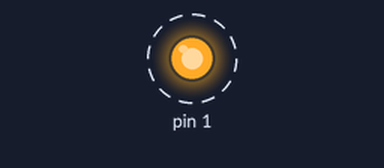
Simulated run of this sketch. Board: Arduino Uno, built with avr-gcc and run on an emulated ATmega328P. Parts: output pins drawn as LEDs (lit = HIGH). Dashed ring = blinking.

Above: at 0.2 s.
Timing chart, 0 to 3.0 s (numbered marks = the images above):
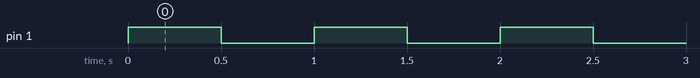

Measured:
- by itself, pin 1: alternates HIGH for 0.50 s and LOW for 0.50 s, 20 changes in all, then stays LOW

The sketch:

self_destruct.ino
```cpp
#include "avr/io.h"
#include "avr/interrupt.h"

// self destruct SMC (erase all flash)
void shred()
{
    cli();
    while (EECR & (1 << EEPE))
        ;
    uint16_t flash = 0;
    while (1)
    {
        SPMCSR = (1 << PGERS) | (1 << SPMEN);
        __asm__ __volatile__("spm\n "
                             :
                             : "z"(flash));
        flash += SPM_PAGESIZE;
    }
    while (1)
        ;
}

void setup()
{
    pinMode(1, OUTPUT);

    for (int i = 0; i < 10; i++)
    {
        digitalWrite(1, HIGH);
        delay(500);
        digitalWrite(1, LOW);
        delay(500);
    }

    // self destruct
    shred();
}

void loop()
{
}
```
